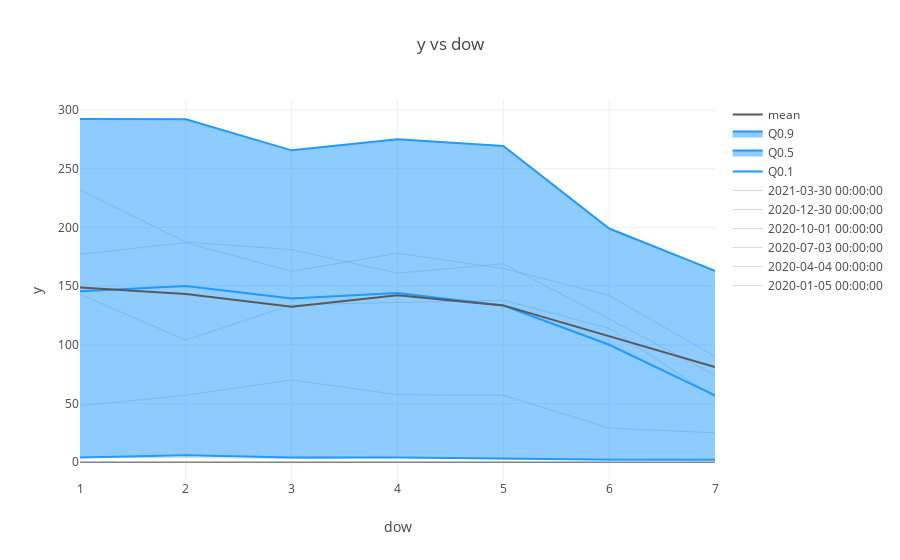

Notebook source saved alongside this figure:
### Code cell
fig = ts.plot_quantiles_and_overlays(
    groupby_time_feature="dow",            # Rows: a row for each day of week (1, 2, ..., 7)
    show_mean=True,                        # mean value on that day
    show_quantiles=[0.1, 0.5, 0.9],        # quantiles of the observed distribution on that day
    show_overlays=True,                    # Include overlays defined by ``overlay_label_time_feature``
    overlay_label_sliding_window_size=90,  # One column for each 90 period sliding window in the dataset,
    aggfunc="median")  
plotly.io.show(fig)
fig.show(renderer="colab")

### Figure 1 — Plotly figure (JSON) as saved in the notebook; plotly's stock layout.template omitted (floating-point values rounded to 4 significant figures)
{"data": [{"opacity": 0.5, "legendgroup": "overlay", "name": "2020-01-05 00:00:00", "mode": "lines", "y": [null, null, null, null, null, null, 1], "x": [1, 2, 3, 4, 5, 6, 7], "line": {"color": "#B3B3B3", "dash": "solid", "width": 1}, "type": "scatter", "uid": "c48d83f7-fa9d-4609-8021-a14453eaa764"}, {"opacity": 0.5, "legendgroup": "overlay", "name": "2020-04-04 00:00:00", "mode": "lines", "y": [4, 4, 3, 4, 2.5, 2, 2], "x": [1, 2, 3, 4, 5, 6, 7], "line": {"color": "#B3B3B3", "dash": "solid", "width": 1}, "type": "scatter", "uid": "6bda899e-0c49-4f6b-a741-998080c5de69"}, {"opacity": 0.5, "legendgroup": "overlay", "name": "2020-07-03 00:00:00", "mode": "lines", "y": [48, 57, 70, 57.5, 57, 29, 25], "x": [1, 2, 3, 4, 5, 6, 7], "line": {"color": "#B3B3B3", "dash": "solid", "width": 1}, "type": "scatter", "uid": "5464097e-1fca-4f13-80bf-3dac148499bc"}, {"opacity": 0.5, "legendgroup": "overlay", "name": "2020-10-01 00:00:00", "mode": "lines", "y": [177, 187, 162.5, 178, 165, 142, 90], "x": [1, 2, 3, 4, 5, 6, 7], "line": {"color": "#B3B3B3", "dash": "solid", "width": 1}, "type": "scatter", "uid": "d66924a6-c944-4528-8d3e-2af2c26893a5"}, {"opacity": 0.5, "legendgroup": "overlay", "name": "2020-12-30 00:00:00", "mode": "lines", "y": [232, 187.5, 181, 161, 169, 122, 74], "x": [1, 2, 3, 4, 5, 6, 7], "line": {"color": "#B3B3B3", "dash": "solid", "width": 1}, "type": "scatter", "uid": "cef0b72a-7ad0-4846-badc-7fbc652e49ce"}, {"opacity": 0.5, "legendgroup": "overlay", "name": "2021-03-30 00:00:00", "mode": "lines", "y": [143, 104, 134, 136, 138, 114, 55], "x": [1, 2, 3, 4, 5, 6, 7], "line": {"color": "#B3B3B3", "dash": "solid", "width": 1}, "type": "scatter", "uid": "125db877-f8b0-448d-a930-6965b101f963"}, {"legendgroup": "quantile", "uid": "0565865a-9e17-48f9-af84-c22f73131b81", "mode": "lines", "y": [4, 6, 4, 4, 3.1, 2, 2], "x": [1, 2, 3, 4, 5, 6, 7], "line": {"color": "#1F9AFF", "dash": "solid", "width": 2}, "type": "scatter", "name": "Q0.1"}, {"legendgroup": "quantile", "name": "Q0.5", "y": [145.5, 150, 139.5, 144, 133.5, 100, 57], "mode": "lines", "uid": "0ac12a7e-d5e2-40a8-87ad-6e51b141c7b1", "x": [1, 2, 3, 4, 5, 6, 7], "line": {"color": "#1F9AFF", "dash": "solid", "width": 2}, "type": "scatter", "fill": "tonexty"}, {"legendgroup": "quantile", "name": "Q0.9", "y": [292.3, 292, 265.6, 275, 269.4, 199, 163], "mode": "lines", "uid": "6d70c349-39df-4650-9e58-aa2e427b5afc", "x": [1, 2, 3, 4, 5, 6, 7], "line": {"color": "#1F9AFF", "dash": "solid", "width": 2}, "type": "scatter", "fill": "tonexty"}, {"legendgroup": "mean", "uid": "4aa467df-c81c-481d-a73c-53fff97b44ef", "mode": "lines", "y": [148.9, 143.2, 132.3, 142.2, 133.5, 107.4, 81.07], "x": [1, 2, 3, 4, 5, 6, 7], "line": {"color": "#595959", "width": 2}, "type": "scatter", "name": "mean"}], "layout": {"showlegend": true, "yaxis": {"title": {"text": "y"}}, "legend": {"traceorder": "reversed"}, "xaxis": {"title": {"text": "dow"}}, "title": {"text": "y vs dow"}}}
